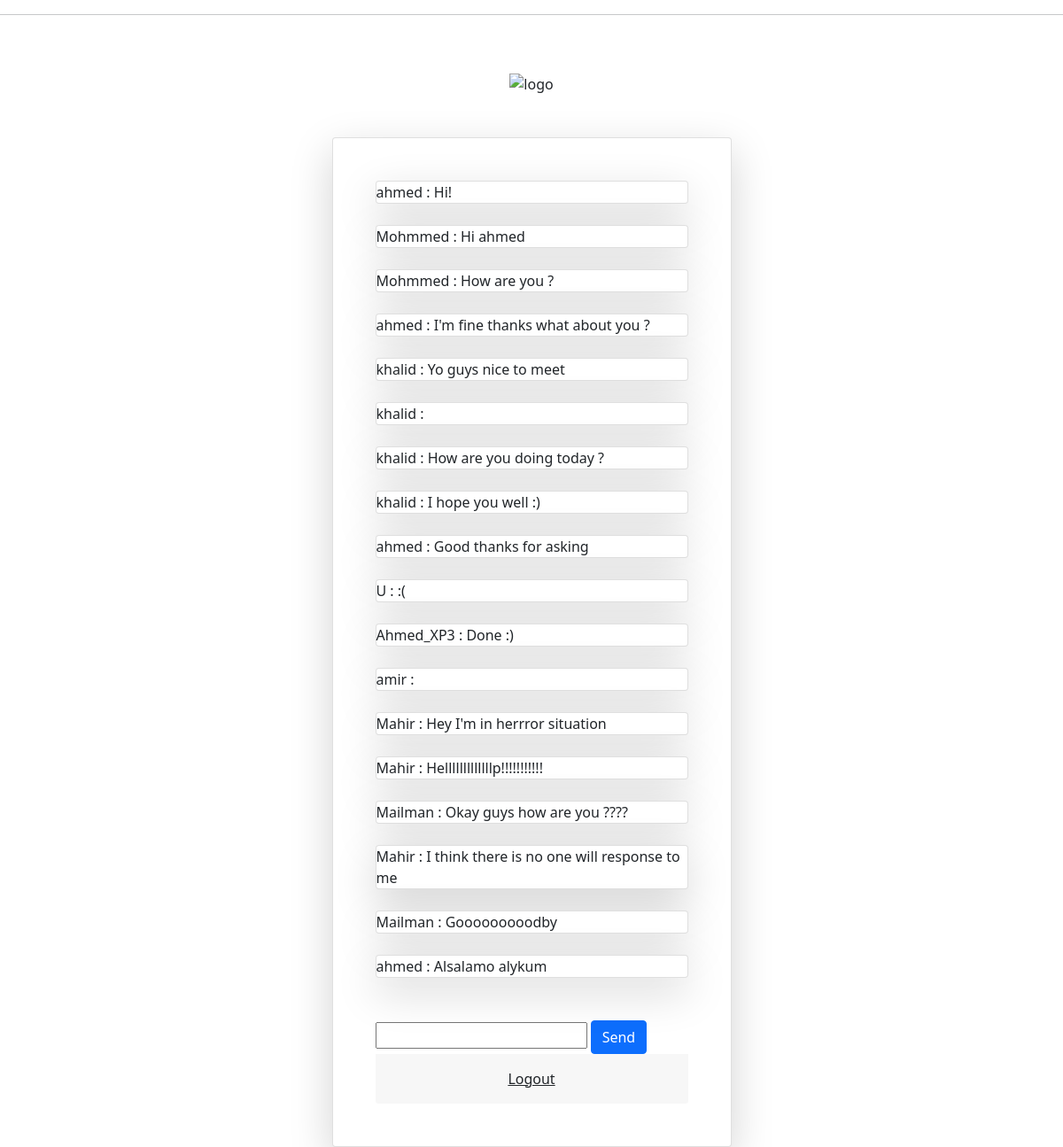
Page /chat on the committed database.
### chat/models.py (models this page shows)
class Message(models.Model):
    username = models.CharField(max_length=100 , null = True)
    text = models.CharField(max_length=1000 , null=True)

### chat/views.py (the view, shortened to what this page needs)
# urls.py: path("chat", views.Chat.as_view() , name = "chat"),
class Chat(View , LoginRequiredMixin):
    def get(self,request):
        form = MessageForm()
        return render(request , "chat/chat.html" , {
            "messages":Message.objects.all(),
            "form" : form
        })

### chat/forms.py
class MessageForm(forms.Form):
    username = forms.CharField(max_length=100)
    text = forms.CharField(max_length=100)

### chat/templates/chat/chat.html (shortened to what this page needs)
{% load static %}
{% load widget_tweaks %}
<!DOCTYPE html>
<html lang="en">
<head>
	<link href="https://cdn.jsdelivr.net/npm/bootstrap@5.0.0-beta2/dist/css/bootstrap.min.css" rel="stylesheet">
	<link rel="stylesheet" href="{% static 'chat/css/bootstrap.min.css' %}">
</head>
<body>
    <hr>
	<section class="h-100">
		<div class="container h-100">
			<div class="row justify-content-sm-center h-100">
				<div class="col-xxl-4 col-xl-5 col-lg-5 col-md-7 col-sm-9">
					<div class="text-center my-5">
						<img src="https://getbootstrap.com/docs/5.0/assets/brand/bootstrap-logo.svg" alt="logo" width="100">
					</div>
					<div class="card shadow-lg">
						<div class="card-body p-5">
                            {% for message in messages %}
							<div class="card shadow-lg">
							{{message.username}} :
							{{message.text}}
							</div>
							<br>
                            {%endfor%}
							<form method="POST"   action = "" class="needs-validation" novalidate="" autocomplete="off">
								<input type="text" name = "text">
								<input type="submit" class="btn btn-primary ms-auto" value = "Send"></input>
							</form>
    <div class="card-footer py-3 border-0">
        <div class="text-center">
            <a href="{% url 'logout' %}" class="text-dark">Logout</a>
        </div>
    </div>
</body>
</html>

### rows in the picture
Message: username "ahmed", text "Hi!"
Message: username "Mohmmed", text "Hi ahmed"
Message: username "Mohmmed", text "How are you ?"
Message: username "ahmed", text "I'm fine thanks what about you ?"
Message: username "khalid", text "Yo guys nice to meet"
Message: username "khalid"
Message: username "khalid", text "How are you doing today ?"
Message: username "khalid", text "I hope you well :)"
Message: username "ahmed", text "Good thanks for asking"
Message: username "U", text ":("
Message: username "Ahmed_XP3", text "Done :)"
Message: username "amir"
Message: username "Mahir", text "Hey I'm in herrror situation"
Message: username "Mahir", text "Helllllllllllllp!!!!!!!!!!!"
Message: username "Mailman", text "Okay guys how are you ????"
Message: username "Mahir", text "I think there is no one will response to me"
Message: username "Mailman", text "Gooooooooodby"
Message: username "ahmed", text "Alsalamo alykum"
